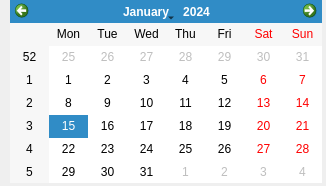
<?xml version="1.0" encoding="UTF-8"?>
<ui version="4.0">
 <class>Calender</class>
 <widget class="QDialog" name="Calender">
  <property name="geometry">
   <rect>
    <x>0</x>
    <y>0</y>
    <width>326</width>
    <height>186</height>
   </rect>
  </property>
  <property name="windowTitle">
   <string>Fecha alta</string>
  </property>
  <widget class="QCalendarWidget" name="calendarWidget">
   <property name="geometry">
    <rect>
     <x>10</x>
     <y>0</y>
     <width>312</width>
     <height>183</height>
    </rect>
   </property>
  </widget>
 </widget>
 <resources/>
 <connections/>
</ui>
